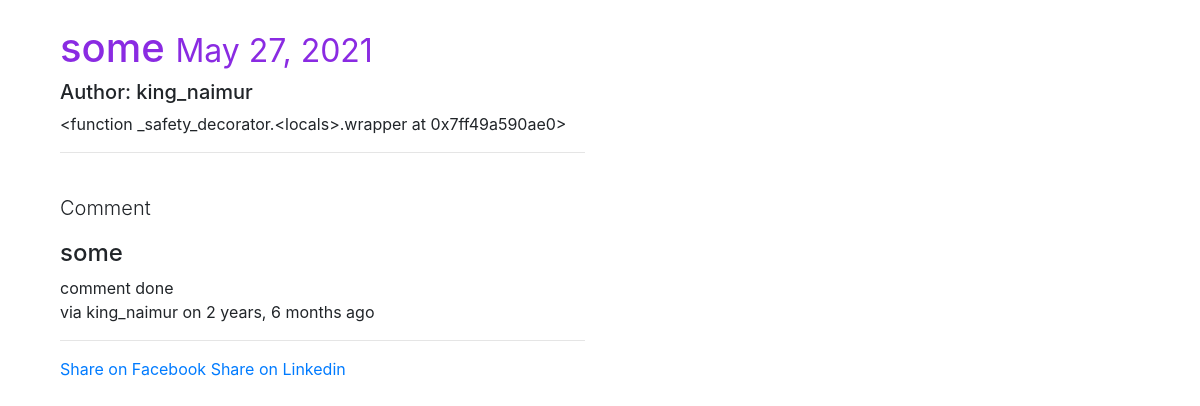
Page /posts/1/ on the earlier database version.
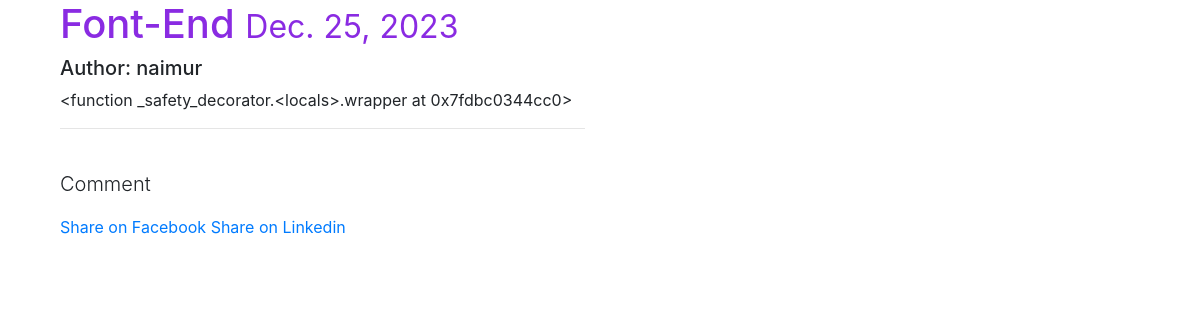
Same page on the later database version.
### posts/models.py (models this page shows, shortened)
class Post(models.Model):
    user = models.ForeignKey(settings.AUTH_USER_MODEL,default=1,on_delete=models.CASCADE)
    title = models.CharField(max_length=120)
    slug = models.SlugField(unique=True)
    image = models.ImageField(upload_to=upload_location,null=True,blank=True,width_field="width_field",height_field="height_field")
    height_field = models.IntegerField(default=0)
    width_field = models.IntegerField(default=0)
    content = models.TextField()
    draft = models.BooleanField(default=False)
    publish = models.DateField(auto_now=False,auto_now_add=False)
    updated = models.DateTimeField(auto_now=True,auto_now_add=False)
    timestap = models.DateTimeField(auto_now = False,auto_now_add = True)
    objects = PostManager()
    def __str__(self):
        return self.title
    def get_markdown(self):
        content = self.content
        return mark_safe(markdown(content))
    class Meta:
        ordering = ["-timestap","-updated"]

### comments/models.py (models this page shows, shortened)
class Comment(models.Model):
    user = models.ForeignKey(settings.AUTH_USER_MODEL,default=1,on_delete=models.CASCADE)
    post = models.ForeignKey(Post,on_delete=models.CASCADE)
    content_type = models.ForeignKey(ContentType, on_delete=models.CASCADE)
    object_id = models.PositiveIntegerField()
    content_object = GenericForeignKey('content_type', 'object_id')
    conetent = models.TextField()
    timestamp = models.DateTimeField(auto_now_add=True)

### posts/views.py (the view)
# urls.py: re_path(r'^(?P<id>\d+)/$',post_detail,name='post_detail'),
def post_detail(request,id):
    instance = get_object_or_404(Post,id=id)
    if instance.draft or instance.publish>timezone.now().date():
        if not request.user.is_staff or not request.user.is_superuser:
            raise Http404
    share_string = quote(instance.content)
    content_type = ContentType.objects.get_for_model(Post)
    obj_id = instance.id
    comments = Comment.objects.filter(content_type=content_type,object_id = obj_id)
    context = {
        "title":instance.title,
        "instance":instance,
        "share_string":share_string,
        "comments":comments
    }
    return render(request,'post_detail.html',context)

### templates/post_detail.html (shortened to what this page needs)
{% extends 'base.html' %}
{% load urlfy %}
{% block content %}
<div class="col-sm-6 col-sm-offset-3">
    <h1> {{title}} <small> {% if instance.draft %}<span style="color:red;" >Draft</span>{% endif %} {{ instance.publish }}</small> </h1>
      <h5>Author: {{instance.user}}</h5>
<div class="row">
    <div class="col-sm-12">
        <div class="post-detail-item">
            {{instance.get_markdown }}
        </div>
        <hr>
        <br>
        <div>
            <p class="lead">Comment</p>
            {% for comment in comments %}
           <h4> {{comment.content_object}}</h4>
                <div>
                    {{comment.conetent}}
                    <br>
                    via {{comment.user}} on {{comment.timestamp|timesince}} ago
                    <hr>
                </div>
            {% endfor %}
           </div>
    </div>
</div>
    <a href="https://www.facebook.com/sharer/sharer.php?u={{request.build_absolute_uri}}">
        Share on Facebook
    </a>
    <a
        href="https://www.linkedin.com/shareArticle?mini=true&url=http://swiftforentrepreneurs.com/&title=Be%20first%20%7C%20Join%20Swift%20for%20Entrepreneurs&summary=Swift%20for%20Entrepreneurs%20is%20a%20project-based%20programming%20course%20for%20non-technical%20founders.%20We'll%20learn%20how%20to%20build%20iOS%20apps%20from%20scratch%20using%20Apple's%20new%20programming%20language:%20Swift.%20Be%20first%20and%20learn%20with%20me!&source={{request.build_absolute_uri}}">
        Share on Linkedin
    </a>
</div>
{% endblock content %}

### templates/base.html (shortened to what this page needs)
{% load static %}
<!DOCTYPE html>
<html lang="en">
<head>
  <link rel="stylesheet" href="https://cdn.jsdelivr.net/npm/bootstrap@4.6.0/dist/css/bootstrap.min.css"
>
  <link rel="stylesheet" href='{% static "css/base.css" %}'>
</head>
<body>
  <div class="container">
    {% block content %}
    {% endblock content %}
  </div>
  </body>
</html>

### static/css/base.css (style rules this page uses)
h1 { color:blueviolet; }

Differences in the rows shown:
removed Comment: content_object "some", conetent "comment done", user "king_naimur", timestamp "2 years, 6 months"
changed Post: title "some" → "Font-End"; publish "May 27, 2021" → "Dec. 25, 2023"; user "king_naimur" → "naimur"; get_markdown "<function _safety_decorator.<locals>.wrapper at 0x7ff49a590ae0>" → "<function _safety_decorator.<locals>.wrapper at 0x7fdbc0344cc0>"
